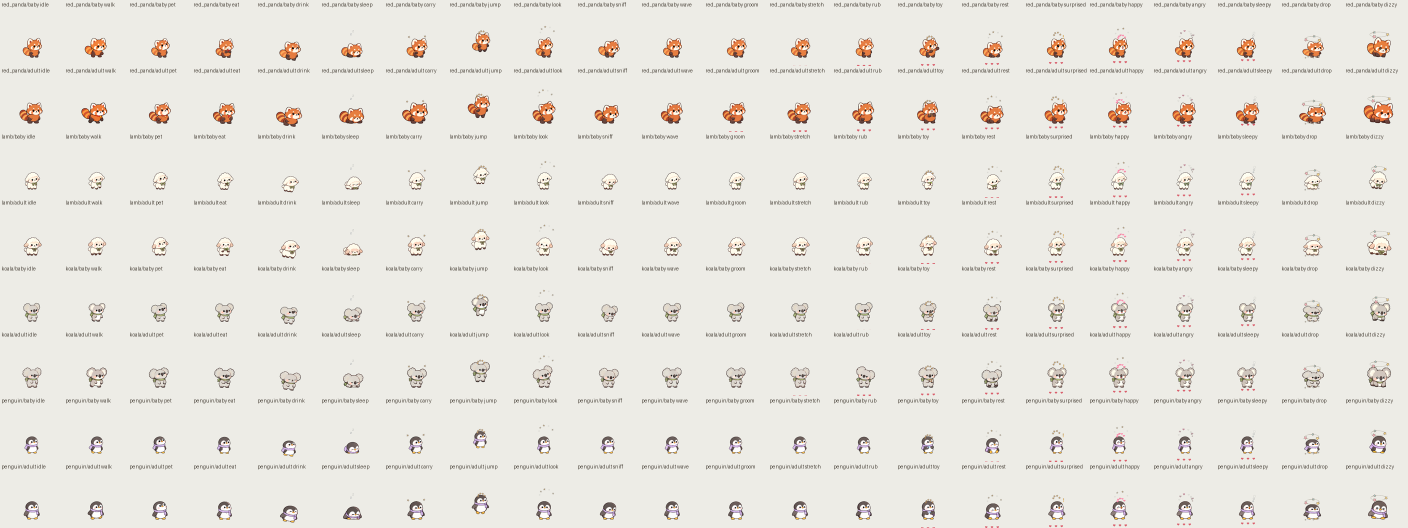
#> input picture design/gameplay-audit-2026-10-02/native-contact-4.png, 2816 x 1056 px, given in place of adult.png, which was not available (shown at 1/2 size)
$ python prepare_biped_walk_review.py
#> lines starting #> are read from the running program, lines starting #| are printed output that depends on the picture; after the words box and inside, x2 and y2 are one past the last pixel; in counts of white or black regions, pixels touching at a corner belong together; pictures that were not available may be replaced by others from this repository, and a replacement may not be noted
"""Inspect selected complete cels and register the supporting soles for review."""
import argparse,json,os
from pathlib import Path
import numpy as np
from PIL import Image,ImageDraw
ROOT=Path(__file__).resolve().parents[1]
p=argparse.ArgumentParser();p.add_argument('--version',type=int,default=12);p.add_argument('--species',default='squirrel');p.add_argument('--stage',choices=['adult','baby']);p.add_argument('--master',type=Path);p.add_argument('--keys',nargs=4,default=['strong-00.png','passing-03.png','pose-06.png','passing-09.png']);p.add_argument('--approve',action='store_true')
p.add_argument('--output-plan',default='accepted-keys.json',help='Separate plan for an uninstalled candidate')
p.add_argument('--review-name',default='selected-review',help='Separate candidate comparison basename')
a=p.parse_args()
regions=[(250,580),(625,945)] if a.species in ['raccoon','fox'] else [(360,640),(640,960)]
if a.species=='bear': regions=[(250,545),(555,860)]
if a.species=='owl': regions=[(300,555),(570,820)]
if a.species=='otter': regions=[(270,565),(565,920)]
if a.species=='penguin': regions=[(260,550),(560,860)]
if a.species=='koala': regions=[(300,540),(560,820)]

def inspect(path):
    im=Image.open(path).convert('RGB').resize((1024,1024),Image.Resampling.LANCZOS);rgb=np.asarray(im);r,g,b=[rgb[:,:,i].astype(float) for i in range(3)]
#> after `r, g, b = [rgb[:, :, i].astype(float) for i in range(3)]`:
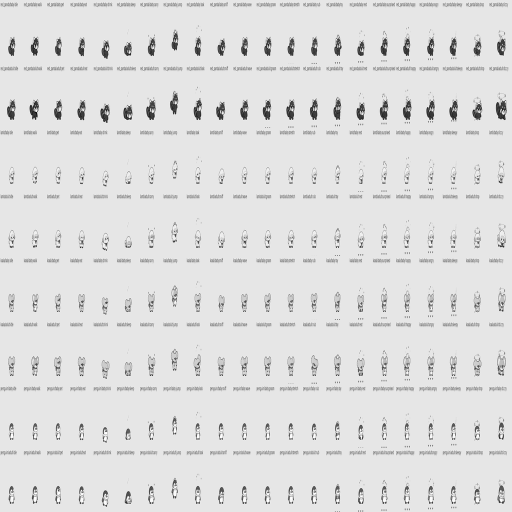
#> b: shape (1024, 1024) float64 (shown at 1/2 size); min 0, max 255, mean 222.9
    mask=~((g>r+25)&(b>r+25)&(g>b-24));yy,xx=np.where(mask)
#> after `mask = ~((g > r + 25) & (b > r + 25) & (g > b - 24))`:
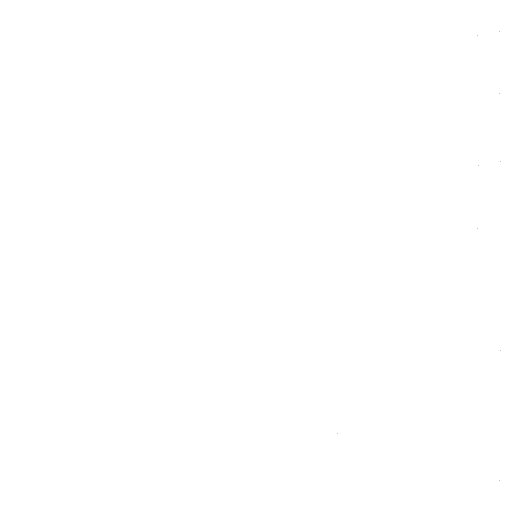
#> mask: shape (1024, 1024) bool (shown at 1/2 size); 100% white; black in thin lines or dots, all inside (x1, y1, x2, y2) = (675, 62, 1001, 962)
    rgba=im.convert('RGBA');rgba.putalpha(Image.fromarray((mask*255).astype('uint8')))
    feet=[]
    for lo,hi in regions:
        fy,fx=np.where(mask[820:980,lo:hi]);bottom=int(fy.max()+820);sy,sx=np.where(mask[bottom-4:bottom+1,lo:hi]);feet.append([float(sx.mean()+lo),bottom])
#> this loop made 2 passes
#> bottom on passes 1 to 2: 979, 979
#> after the loop, feet = [[499.5, 979], [799.5, 979]]
    fur=(r>145)&(r<245)&(g>85)&(g<190)&(b>55)&(b<140)&(r>g*1.24)&(g>b*1.12)
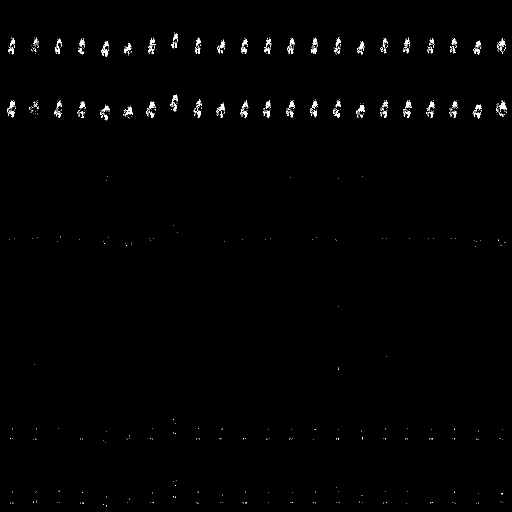
#> fur: shape (1024, 1024) bool (shown at 1/2 size); 0.67% white in thin lines or dots
    if a.species=='raccoon':
        # Taupe fur is less saturated than squirrel caramel. The caramel mask
        # otherwise selects cheeks/shadows and falsely reports a hue shift.
        fur=(r>145)&(r<215)&(g>115)&(g<185)&(b>95)&(b<170)&(r>g+12)&(g>b+5)
    elif a.species=='fox':
        fur=(r>230)&(g>120)&(g<200)&(b>40)&(b<150)&(r>g+45)&(g>b+30)
    elif a.species=='owl':
        fur=(r>130)&(r<235)&(g>120)&(g<225)&(b>145)&(b<240)&(b>g+3)&(r>g+3)
    elif a.species=='penguin':
        fur=(r>65)&(r<170)&(g>60)&(g<160)&(b>55)&(b<155)&(abs(r-g)<25)&(abs(g-b)<20)
    elif a.species=='koala':
        fur=(r>145)&(r<230)&(g>140)&(g<225)&(b>130)&(b<220)&(abs(r-g)<18)&(abs(g-b)<20)
    cream=(r>235)&(g>215)&(b>160)&(b<240)
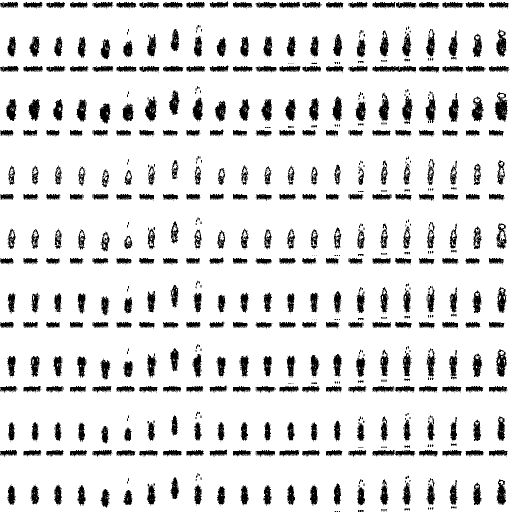
#> cream: shape (1024, 1024) bool (shown at 1/2 size); 87.7% white; 1480 black regions (1083 under 20 px), largest, box (x1, y1, x2, y2) and area: (989, 184, 1016, 243) 914, (745, 132, 832, 144) 751, (745, 900, 830, 913) 704
    if a.species=='owl': cream=(r>240)&(g>240)&(b>240)
    if a.species=='penguin': cream=(r>235)&(g>235)&(b>230)&(abs(r-b)<12)
    top=int(yy.min());end=int(top+.44*(yy.max()-top));head_mask=mask[top:end]
#> after `top = int(yy.min())`: top = 0
#> after `end = int(top + 0.44 * (yy.max() - top))`: end = 450
#> after `head_mask = mask[top:end]`:
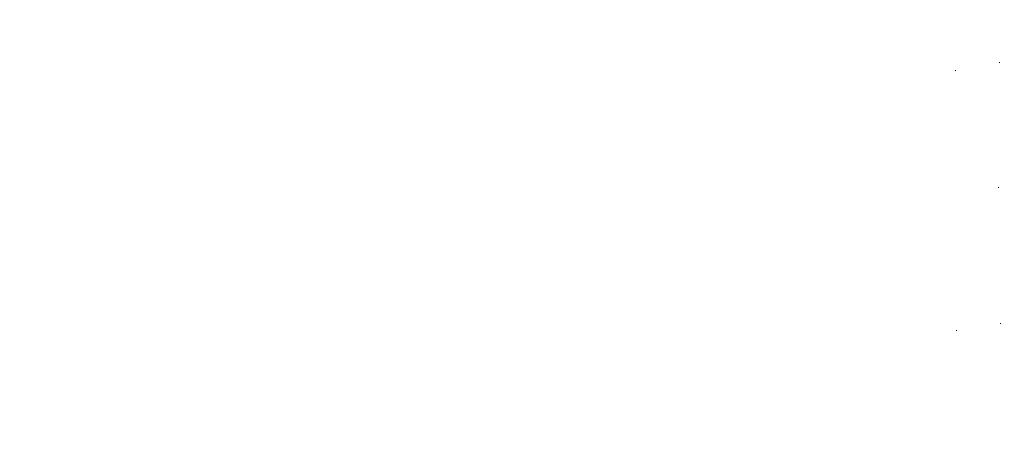
#> head_mask: shape (450, 1024) bool; 100% white; black in thin lines or dots, all inside (x1, y1, x2, y2) = (955, 62, 1001, 331)
    head_center=float((head_mask*np.arange(1024)[None,:]).sum()/head_mask.sum())
#> head_center = 511.5
    colors={'fur':np.median(rgb[fur],axis=0).tolist(),'cream':np.median(rgb[cream],axis=0).tolist()}
#> colors = {'fur': [228, 126, 66], 'cream': [237, 236, 230]}
    if a.species=='penguin':
        scarf=(r>140)&(r<235)&(g>110)&(g<205)&(b>g+20)&(r>g+5)&(b>r+3)
        colors['scarf']=np.median(rgb[scarf],axis=0).tolist()
    return rgba,dict(file=path.name,bbox=[int(xx.min()),int(yy.min()),int(xx.max()+1),int(yy.max()+1)],soles=feet,head_center_x=head_center,colors=colors)

allrows={}
for age in ([a.stage] if a.stage else ['adult','baby']):
    work=ROOT/f'design/walk-v{a.version}/{a.species}/{age}'
    master=a.master.resolve() if a.master else ROOT/f'design/all-species-v3/masters/{a.species}/{age}.png'
    names=a.keys
    board=Image.new('RGB',(1280,280),'#fff8ed');d=ImageDraw.Draw(board);rows=[]
    for i,path in enumerate([master]+[work/n for n in names]):
        im,record=inspect(path);rows.append(record);im.thumbnail((256,256));board.paste(im,(i*256,24),im);d.text((i*256+4,5),'MASTER' if i==0 else path.name,fill='#513d32')
#> after `im, record = inspect(path)`: record = 5 items
#> after `im.thumbnail((256, 256))`:
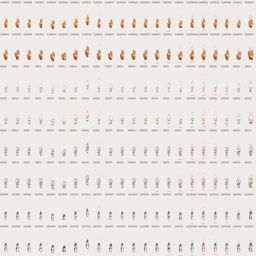
#> im: PIL image 256x256 RGBA; mean R, G, B, A 232.3, 229.5, 222.9, 255; transparent parts drawn white
#> after `board.paste(im, (i * 256, 24), im)`:
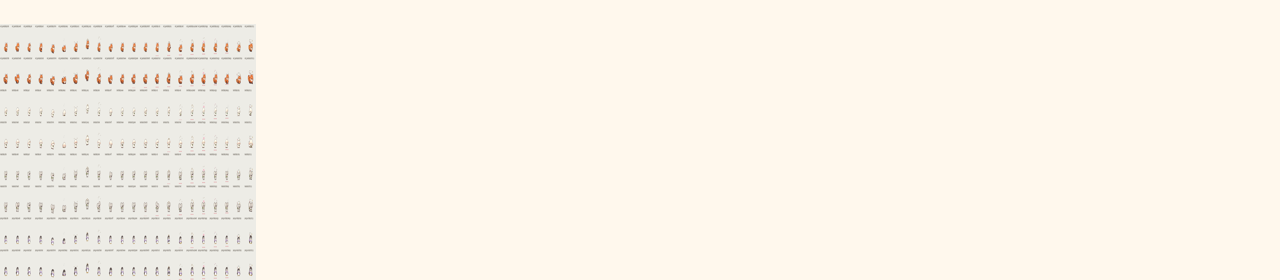
#> board: PIL image 1280x280 RGB; mean R, G, B 250.9, 244.6, 234.4
#> (the run stopped early here; a loop or call above may not have finished)
